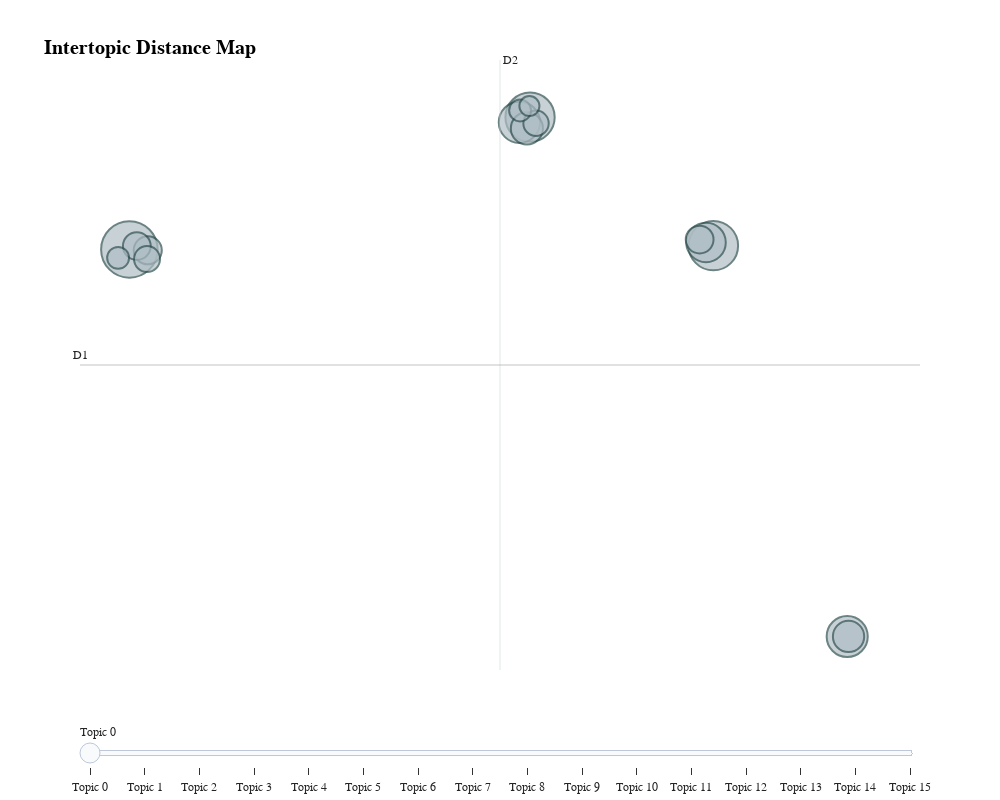

Write notebook code for a chart like this one.
### Code cell
# ------------------------------------------------------------
# Visualize intertopic distances
# ------------------------------------------------------------

# N.B. UMAP (Uniform Manifold Approximation and Projection)
# used for dimensionality reduction. 
fig_2d = topic_model.visualize_topics(custom_labels=True)

# Update background and grid
fig_2d.update_layout(
    plot_bgcolor="white",
    paper_bgcolor="white",
    font_family="Arial",
    title_font_size=20,
    title_x=0.15,  # Center title
    width=1000,
    height=800,
    xaxis=dict(
        showgrid=False,
        zeroline=True,
        showline=True,
        ticks="outside",
        title=None
    ),
    yaxis=dict(
        showgrid=False,
        zeroline=True,
        showline=True,
        ticks="outside",
        title=None
    ),
    legend=dict(
        orientation="h",
        yanchor="bottom",
        y=1.02,
        xanchor="center",
        x=0.5
    )
)

fig_2d.write_image("../outputs/intertopic_distance_map_2D.png")
fig_2d.write_html("../outputs/intertopic_distance_map_2D.html")   

fig_2d.show()

### Figure 1 — Plotly figure (JSON) as saved in the notebook; plotly's stock layout.template omitted (floating-point values rounded to 4 significant figures)
{"data": [{"customdata": [[0, "passenger | year | cargo | growth | load", 199], [1, "safety | iosa | accidents | accident | aircraft", 152], [2, "saf | emissions | carbon | corsia | environmental", 151], [3, "airport | charges | infrastructure | airports | development", 106], [4, "cargo | data | lithium | ceiv | e", 105], [5, "security | information | smart security | smart | risk", 97], [6, "settlement | billion | processed | iss | bsp", 64], [7, "ndc | order | travel | airline | retailing", 61], [8, "latam | china | cargo | international | express", 49], [9, "annual | commercial | world | contents | s", 48], [10, "travel | passengers | experience | id | identity", 48], [11, "board | group | governors | board governors | chair", 42], [12, "tax | taxes | taxation | government | international", 40], [13, "slot | wsg | slots | regulation | capacity", 30], [14, "diversity | inclusion | diversity inclusion | female | gender", 30], [15, "regulation | rights | consumer | passenger rights | consumer protection", 25]], "hovertemplate": "<b>Topic %{customdata[0]}</b><br>%{customdata[1]}<br>Size: %{customdata[2]}", "legendgroup": "", "marker": {"color": "#B0BEC5", "line": {"color": "DarkSlateGrey", "width": 2}, "size": [199, 152, 151, 106, 105, 97, 64, 61, 49, 48, 48, 42, 40, 30, 30, 25], "sizemode": "area", "sizeref": 0.1244, "symbol": "circle"}, "mode": "markers", "name": "", "orientation": "v", "showlegend": false, "type": "scatter", "x": [-7.967, 11.19, 5.179, 4.83, 15.59, 10.95, 5.076, 15.63, -7.364, -7.723, 10.74, -7.388, 5.375, 4.852, -8.337, 5.158], "xaxis": "x", "y": [12.14, 12.42, 21.95, 21.58, -16.61, 12.66, 21.12, -16.6, 12.07, 12.38, 12.87, 11.42, 21.5, 22.46, 11.51, 22.78], "yaxis": "y"}], "layout": {"annotations": [{"showarrow": false, "text": "D1", "x": -9.588, "y": 3.553, "yshift": 10}, {"showarrow": false, "text": "D2", "x": 4.193, "xshift": 10, "y": 26.2}], "font": {"family": "Arial"}, "height": 800, "hoverlabel": {"bgcolor": "white", "font": {"family": "Rockwell", "size": 16}}, "legend": {"itemsizing": "constant", "orientation": "h", "tracegroupgap": 0, "x": 0.5, "xanchor": "center", "y": 1.02, "yanchor": "bottom"}, "margin": {"t": 60}, "paper_bgcolor": "white", "plot_bgcolor": "white", "shapes": [{"line": {"color": "#CFD8DC", "width": 2}, "type": "line", "x0": 4.193, "x1": 4.193, "y0": -19.1, "y1": 26.2}, {"line": {"color": "#9E9E9E", "width": 2}, "type": "line", "x0": -9.588, "x1": 17.97, "y0": 3.553, "y1": 3.553}], "sliders": [{"active": 0, "pad": {"t": 50}, "steps": [{"args": [{"marker.color": [["red", "#B0BEC5", "#B0BEC5", "#B0BEC5", "#B0BEC5", "#B0BEC5", "#B0BEC5", "#B0BEC5", "#B0BEC5", "#B0BEC5", "#B0BEC5", "#B0BEC5", "#B0BEC5", "#B0BEC5", "#B0BEC5", "#B0BEC5"]]}], "label": "Topic 0", "method": "update"}, {"args": [{"marker.color": [["#B0BEC5", "red", "#B0BEC5", "#B0BEC5", "#B0BEC5", "#B0BEC5", "#B0BEC5", "#B0BEC5", "#B0BEC5", "#B0BEC5", "#B0BEC5", "#B0BEC5", "#B0BEC5", "#B0BEC5", "#B0BEC5", "#B0BEC5"]]}], "label": "Topic 1", "method": "update"}, {"args": [{"marker.color": [["#B0BEC5", "#B0BEC5", "red", "#B0BEC5", "#B0BEC5", "#B0BEC5", "#B0BEC5", "#B0BEC5", "#B0BEC5", "#B0BEC5", "#B0BEC5", "#B0BEC5", "#B0BEC5", "#B0BEC5", "#B0BEC5", "#B0BEC5"]]}], "label": "Topic 2", "method": "update"}, {"args": [{"marker.color": [["#B0BEC5", "#B0BEC5", "#B0BEC5", "red", "#B0BEC5", "#B0BEC5", "#B0BEC5", "#B0BEC5", "#B0BEC5", "#B0BEC5", "#B0BEC5", "#B0BEC5", "#B0BEC5", "#B0BEC5", "#B0BEC5", "#B0BEC5"]]}], "label": "Topic 3", "method": "update"}, {"args": [{"marker.color": [["#B0BEC5", "#B0BEC5", "#B0BEC5", "#B0BEC5", "red", "#B0BEC5", "#B0BEC5", "#B0BEC5", "#B0BEC5", "#B0BEC5", "#B0BEC5", "#B0BEC5", "#B0BEC5", "#B0BEC5", "#B0BEC5", "#B0BEC5"]]}], "label": "Topic 4", "method": "update"}, {"args": [{"marker.color": [["#B0BEC5", "#B0BEC5", "#B0BEC5", "#B0BEC5", "#B0BEC5", "red", "#B0BEC5", "#B0BEC5", "#B0BEC5", "#B0BEC5", "#B0BEC5", "#B0BEC5", "#B0BEC5", "#B0BEC5", "#B0BEC5", "#B0BEC5"]]}], "label": "Topic 5", "method": "update"}, {"args": [{"marker.color": [["#B0BEC5", "#B0BEC5", "#B0BEC5", "#B0BEC5", "#B0BEC5", "#B0BEC5", "red", "#B0BEC5", "#B0BEC5", "#B0BEC5", "#B0BEC5", "#B0BEC5", "#B0BEC5", "#B0BEC5", "#B0BEC5", "#B0BEC5"]]}], "label": "Topic 6", "method": "update"}, {"args": [{"marker.color": [["#B0BEC5", "#B0BEC5", "#B0BEC5", "#B0BEC5", "#B0BEC5", "#B0BEC5", "#B0BEC5", "red", "#B0BEC5", "#B0BEC5", "#B0BEC5", "#B0BEC5", "#B0BEC5", "#B0BEC5", "#B0BEC5", "#B0BEC5"]]}], "label": "Topic 7", "method": "update"}, {"args": [{"marker.color": [["#B0BEC5", "#B0BEC5", "#B0BEC5", "#B0BEC5", "#B0BEC5", "#B0BEC5", "#B0BEC5", "#B0BEC5", "red", "#B0BEC5", "#B0BEC5", "#B0BEC5", "#B0BEC5", "#B0BEC5", "#B0BEC5", "#B0BEC5"]]}], "label": "Topic 8", "method": "update"}, {"args": [{"marker.color": [["#B0BEC5", "#B0BEC5", "#B0BEC5", "#B0BEC5", "#B0BEC5", "#B0BEC5", "#B0BEC5", "#B0BEC5", "#B0BEC5", "red", "#B0BEC5", "#B0BEC5", "#B0BEC5", "#B0BEC5", "#B0BEC5", "#B0BEC5"]]}], "label": "Topic 9", "method": "update"}, {"args": [{"marker.color": [["#B0BEC5", "#B0BEC5", "#B0BEC5", "#B0BEC5", "#B0BEC5", "#B0BEC5", "#B0BEC5", "#B0BEC5", "#B0BEC5", "#B0BEC5", "red", "#B0BEC5", "#B0BEC5", "#B0BEC5", "#B0BEC5", "#B0BEC5"]]}], "label": "Topic 10", "method": "update"}, {"args": [{"marker.color": [["#B0BEC5", "#B0BEC5", "#B0BEC5", "#B0BEC5", "#B0BEC5", "#B0BEC5", "#B0BEC5", "#B0BEC5", "#B0BEC5", "#B0BEC5", "#B0BEC5", "red", "#B0BEC5", "#B0BEC5", "#B0BEC5", "#B0BEC5"]]}], "label": "Topic 11", "method": "update"}, {"args": [{"marker.color": [["#B0BEC5", "#B0BEC5", "#B0BEC5", "#B0BEC5", "#B0BEC5", "#B0BEC5", "#B0BEC5", "#B0BEC5", "#B0BEC5", "#B0BEC5", "#B0BEC5", "#B0BEC5", "red", "#B0BEC5", "#B0BEC5", "#B0BEC5"]]}], "label": "Topic 12", "method": "update"}, {"args": [{"marker.color": [["#B0BEC5", "#B0BEC5", "#B0BEC5", "#B0BEC5", "#B0BEC5", "#B0BEC5", "#B0BEC5", "#B0BEC5", "#B0BEC5", "#B0BEC5", "#B0BEC5", "#B0BEC5", "#B0BEC5", "red", "#B0BEC5", "#B0BEC5"]]}], "label": "Topic 13", "method": "update"}, {"args": [{"marker.color": [["#B0BEC5", "#B0BEC5", "#B0BEC5", "#B0BEC5", "#B0BEC5", "#B0BEC5", "#B0BEC5", "#B0BEC5", "#B0BEC5", "#B0BEC5", "#B0BEC5", "#B0BEC5", "#B0BEC5", "#B0BEC5", "red", "#B0BEC5"]]}], "label": "Topic 14", "method": "update"}, {"args": [{"marker.color": [["#B0BEC5", "#B0BEC5", "#B0BEC5", "#B0BEC5", "#B0BEC5", "#B0BEC5", "#B0BEC5", "#B0BEC5", "#B0BEC5", "#B0BEC5", "#B0BEC5", "#B0BEC5", "#B0BEC5", "#B0BEC5", "#B0BEC5", "red"]]}], "label": "Topic 15", "method": "update"}]}], "title": {"font": {"color": "Black", "size": 20}, "text": "<b>Intertopic Distance Map</b>", "x": 0.15, "xanchor": "center", "y": 0.95, "yanchor": "top"}, "width": 1000, "xaxis": {"anchor": "y", "domain": [0, 1], "range": [-9.588, 17.97], "showgrid": false, "showline": true, "ticks": "outside", "title": {}, "visible": false, "zeroline": true}, "yaxis": {"anchor": "x", "domain": [0, 1], "range": [-19.1, 26.2], "showgrid": false, "showline": true, "ticks": "outside", "title": {}, "visible": false, "zeroline": true}}}
